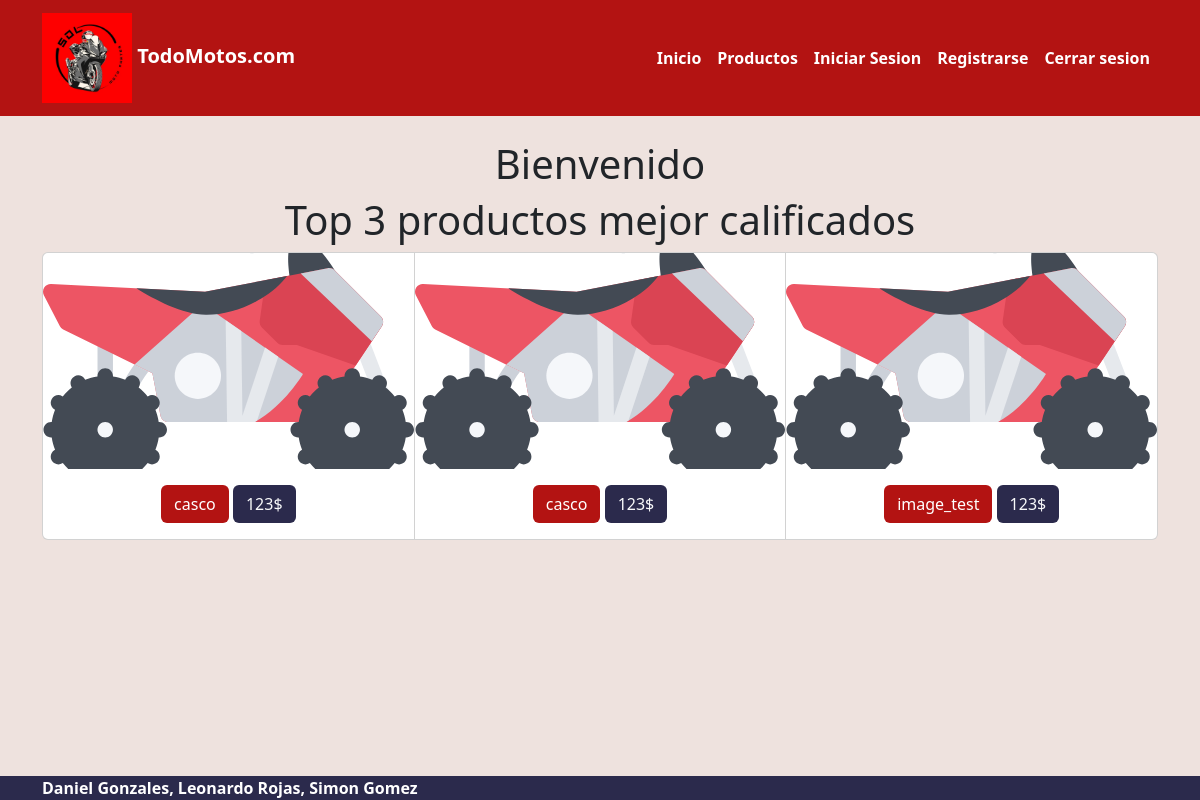
The app's page /, older data.
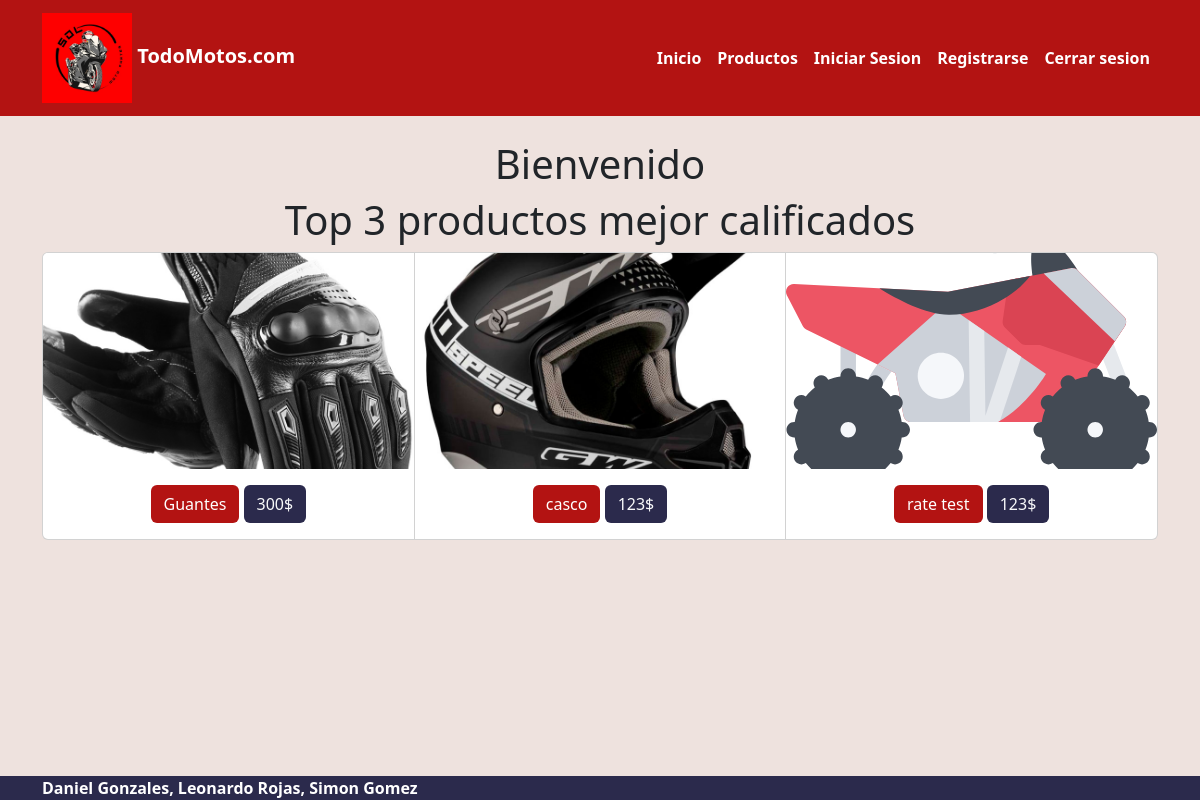
The same page, newer data.
### ecommerce/models.py (models this page shows)
class Rating(models.Model):
    user = models.ForeignKey(CustomerUser, on_delete=models.CASCADE)
    product = models.ForeignKey(Product, on_delete=models.CASCADE)
    rating = models.FloatField(default=0)

class Product(models.Model):
    name = models.CharField(max_length=255)
    brand = models.CharField(max_length=50, null=True)
    description = models.CharField(max_length=300)
    reference = models.CharField(max_length=50)
    price = models.IntegerField()
    stock = models.IntegerField()
    image = models.ImageField(upload_to='uploads/', null=True, blank=True)

### ecommerce/views.py (the view)
# urls.py: path("",HomeView.as_view(),name='home'),
class HomeView(ListView):
    model = Product
    template_name = "pages/home.html"
    context_object_name = "products"
    def get_queryset(self):
        queryset = Rating.objects.annotate(average_rating=Avg('rating')).order_by('-average_rating')
        top_rated_products = queryset[:3]
        return top_rated_products

### ecommerce/templates/pages/home.html (shortened to what this page needs)
{% extends 'base.html' %}
{% load static %}
{% block content %}
<h1 class="text-center">Bienvenido</h1>
    <h1 class="text-center">Top 3 productos mejor calificados</h1>
    <div class="card-group">
        {% for product in products %}
            <div class="card">
                {%if product.product.image%}
                <img src="media/{{product.product.image}}" class="card-img-top img-card">
              {%else%}
                <img src="{% static 'products/icono_moto.svg' %}" class="card-img-top img-card">
              {%endif%}
                <div class="card-body text-center">
                    <a href="{% url 'product' id=product.product.id  %}" class="btn bg-primary text-white">
                        {{product.product.name}}</a>
                    <a class="btn bg-secondary text-light" href="{% url 'product' id=product.id  %}">{{product.product.price}}$</a>
                </div>
        </div>
        {% endfor %}
    </div>
{% endblock %}

Row changes from the older to the newer data that the page shows:
no longer on this page (row unchanged): Rating: product.name "casco", product.price "123"
no longer on this page (row edited): Rating: product.name "image_test", product.price "123"
now on this page (row edited): Rating: product.image (picture), product.name "Guantes", product.price "300"
changed through a linked row, Rating "casco": product.image: picture added; image: picture removed
now on this page (row edited): Rating: product.name "rate test", product.price "123"
